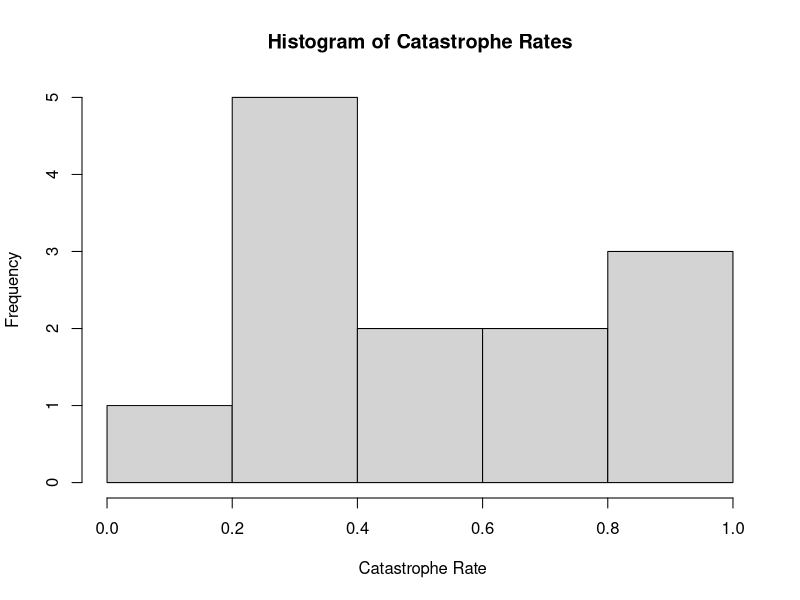
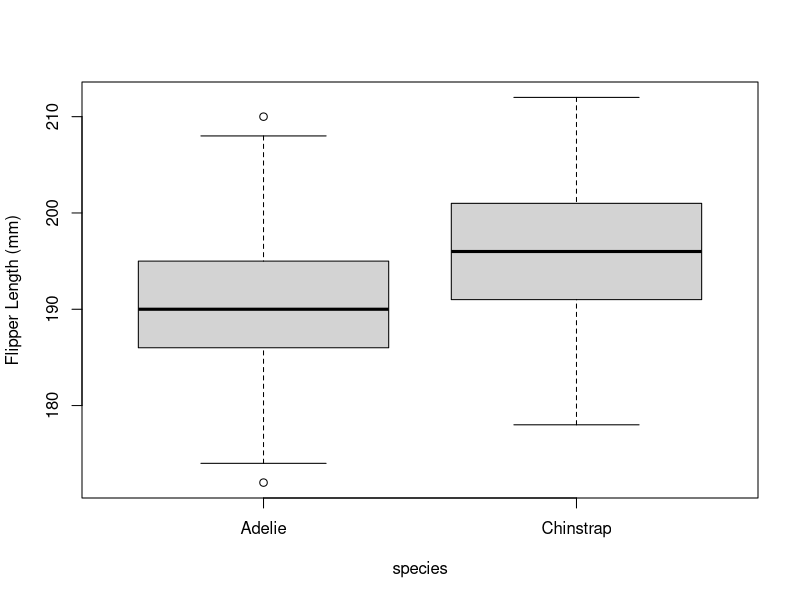
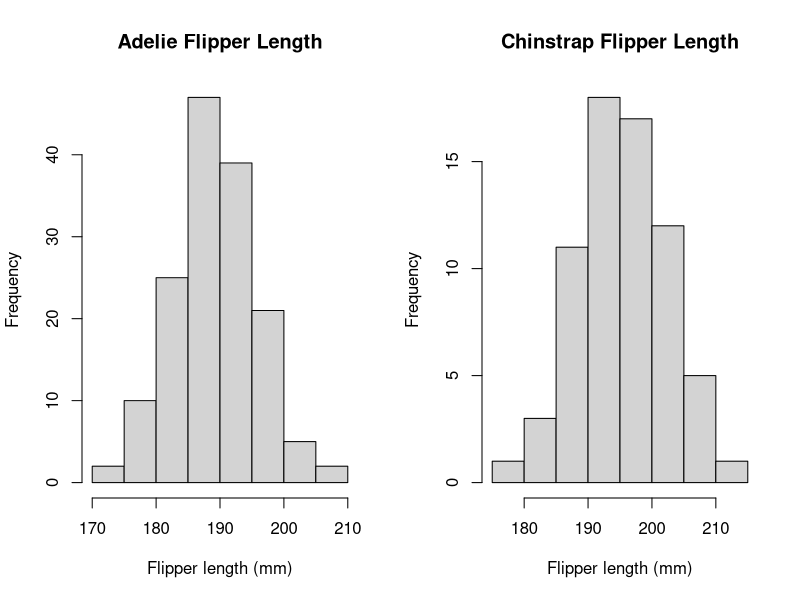

These charts were generated, in order, by the following R code:
require(here)
read.csv(here("data", "catrate.csv"))
catrate <- data.frame(read.csv(here("data", "catrate.csv")))
head(catrate)
summary(catrate)

hist(x = catrate$cat.rate, main = "Histogram of Catastrophe Rates", xlab = " Catastrophe Rate")

shapiro.test(catrate$cat.rate)

?t.test
t.test(x = catrate$cat.rate, mu = 0.2857143)
t.test(x= catrate$cat.rate, mu = 0.2857143, alternative = "greater")

wilcox.test(catrate$cat.rate, mu = 2 / 7)

require(palmerpenguins)

penguin_dat = droplevels(subset(penguins, species != "Gentoo"))
summary(penguin_dat)

boxplot(
  flipper_length_mm ~ species, 
  data = penguin_dat,
  ylab = "Flipper Length (mm)")

?aggregate
dat_adelie = subset(penguin_dat, species == "Adelie")
dat_adelie
dat_chinstrap = subset(penguin_dat, species == "Chinstrap")

shapiro.test(x = dat_adelie$flipper_length_mm)
shapiro.test(x = dat_chinstrap$flipper_length_mm)

t.test(flipper_length_mm ~ species, 
         data = penguin_dat)

par(mfrow = c(1,2))

hist(dat_adelie$flipper_length_mm, main = "Adelie Flipper Length", xlab= "Flipper length (mm)" )
hist(dat_chinstrap$flipper_length_mm, main = "Chinstrap Flipper Length", xlab = "Flipper length (mm)")
